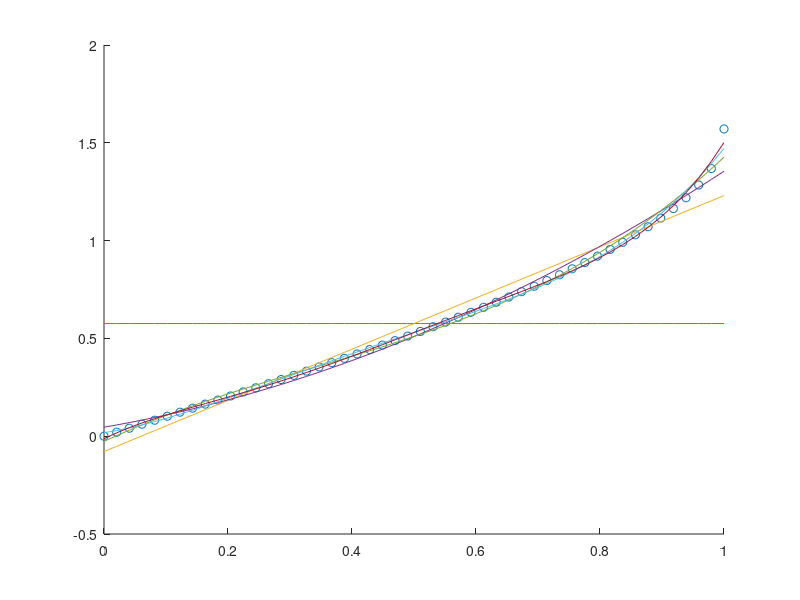

Here is the MATLAB script that generated this plot:
x=linspace(0,1,50);
y=asin(x);

hold on
plot(x,y,"o");

for n=0:5
	z=polyfit(x,y,n);

	plot(x,polyval(z,x));
	pause(1);
end